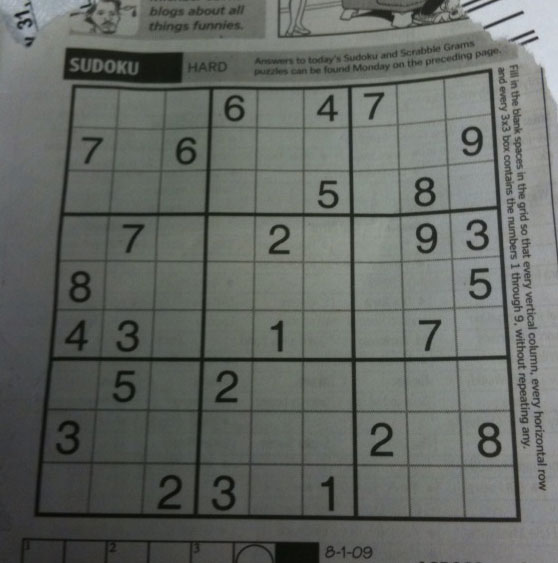
#> input picture 数字图像处理/drawing.png, 558 x 563 px
$ python ImageProcessingTest3_perspective.py
#> lines starting #> are read from the running program, lines starting #| are printed output that depends on the picture
import cv2
import numpy as np


def perspective():
    img = cv2.imread('drawing.png')
#> img is the input picture: shape (563, 558, 3); mean B, G, R 99.5, 104.1, 100
    rows, cols, ch = img.shape
#> rows = 563; cols = 558; ch = 3
    pts1 = np.float32([[56, 65], [368, 52], [28, 387], [389, 390]])
    pts2 = np.float32([[0, 0], [300, 0], [0, 300], [300, 300]])
    M = cv2.getPerspectiveTransform(pts1, pts2)
    dst = cv2.warpPerspective(img, M, (200, 200))
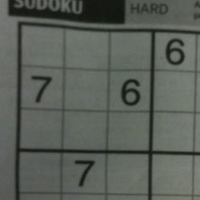
#> dst: shape (200, 200, 3); mean B, G, R 88.5, 95.3, 89.9
    cv2.imshow('Input', img)
    cv2.imshow('Output', dst)
    # cv2.imwrite('getPerspectiveTransformImg.jpg', dst)
    cv2.waitKey(0)
    cv2.destroyAllWindows()


if __name__ == '__main__':
    perspective()

$ run again, with 数字图像处理/flower.png copied over 数字图像处理/drawing.png
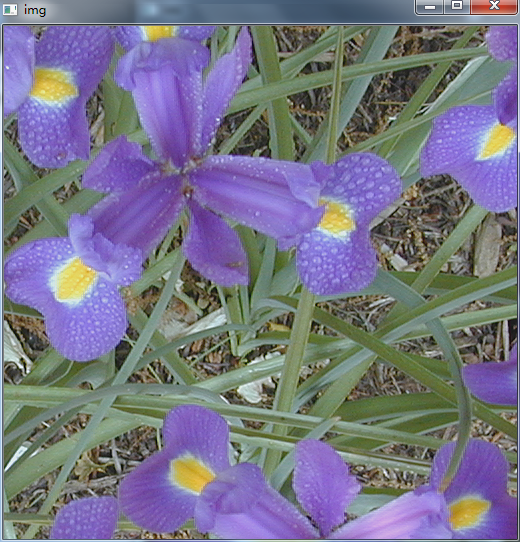
#> input picture 数字图像处理/flower.png, 520 x 542 px
#> in perspective, img is the input picture: shape (542, 520, 3); mean B, G, R 135.3, 117.4, 119.3
#> in perspective, `dst = cv2.warpPerspective(img, M, (200, 200))`:
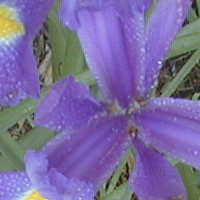
#> dst: shape (200, 200, 3); mean B, G, R 158.4, 107.5, 121.4
